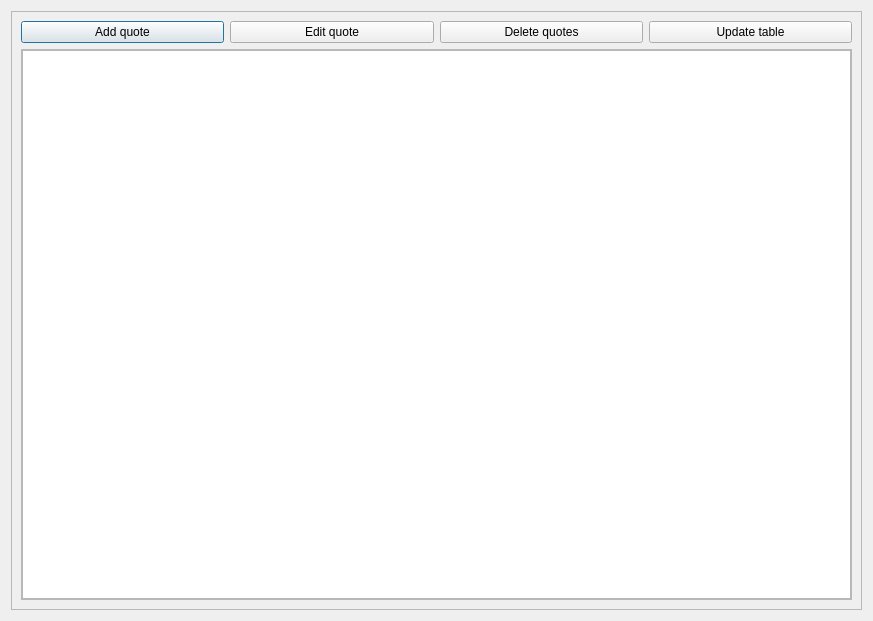
<?xml version="1.0" encoding="UTF-8"?>
<ui version="4.0">
 <class>Dialog</class>
 <widget class="QDialog" name="Dialog">
  <property name="geometry">
   <rect>
    <x>0</x>
    <y>0</y>
    <width>873</width>
    <height>621</height>
   </rect>
  </property>
  <property name="windowTitle">
   <string>Dialog</string>
  </property>
  <layout class="QGridLayout" name="gridLayout_2">
   <item row="0" column="0">
    <widget class="QFrame" name="frame">
     <property name="frameShape">
      <enum>QFrame::StyledPanel</enum>
     </property>
     <property name="frameShadow">
      <enum>QFrame::Raised</enum>
     </property>
     <layout class="QGridLayout" name="gridLayout">
      <item row="0" column="0">
       <widget class="QPushButton" name="addButton">
        <property name="text">
         <string>Add quote</string>
        </property>
       </widget>
      </item>
      <item row="0" column="1">
       <widget class="QPushButton" name="editButton">
        <property name="text">
         <string>Edit quote</string>
        </property>
       </widget>
      </item>
      <item row="0" column="2">
       <widget class="QPushButton" name="deleteButton">
        <property name="cursor">
         <cursorShape>ArrowCursor</cursorShape>
        </property>
        <property name="text">
         <string>Delete quotes</string>
        </property>
       </widget>
      </item>
      <item row="0" column="3">
       <widget class="QPushButton" name="updateButton">
        <property name="cursor">
         <cursorShape>ArrowCursor</cursorShape>
        </property>
        <property name="text">
         <string>Update table</string>
        </property>
       </widget>
      </item>
      <item row="1" column="0" colspan="4">
       <widget class="QScrollArea" name="scrollArea">
        <property name="widgetResizable">
         <bool>true</bool>
        </property>
        <widget class="QWidget" name="scrollAreaWidgetContents">
         <property name="geometry">
          <rect>
           <x>0</x>
           <y>0</y>
           <width>825</width>
           <height>538</height>
          </rect>
         </property>
         <layout class="QGridLayout" name="gridLayout_3">
          <property name="sizeConstraint">
           <enum>QLayout::SetMaximumSize</enum>
          </property>
          <property name="leftMargin">
           <number>0</number>
          </property>
          <property name="topMargin">
           <number>0</number>
          </property>
          <property name="rightMargin">
           <number>0</number>
          </property>
          <property name="bottomMargin">
           <number>0</number>
          </property>
          <property name="spacing">
           <number>5</number>
          </property>
          <item row="0" column="0">
           <widget class="QTableWidget" name="tableWidget">
            <property name="sizePolicy">
             <sizepolicy hsizetype="Expanding" vsizetype="Expanding">
              <horstretch>0</horstretch>
              <verstretch>0</verstretch>
             </sizepolicy>
            </property>
            <attribute name="horizontalHeaderVisible">
             <bool>true</bool>
            </attribute>
            <attribute name="horizontalHeaderCascadingSectionResizes">
             <bool>true</bool>
            </attribute>
            <attribute name="horizontalHeaderDefaultSectionSize">
             <number>400</number>
            </attribute>
            <attribute name="horizontalHeaderHighlightSections">
             <bool>false</bool>
            </attribute>
            <attribute name="horizontalHeaderMinimumSectionSize">
             <number>400</number>
            </attribute>
            <attribute name="verticalHeaderVisible">
             <bool>true</bool>
            </attribute>
            <attribute name="verticalHeaderCascadingSectionResizes">
             <bool>true</bool>
            </attribute>
            <attribute name="verticalHeaderDefaultSectionSize">
             <number>100</number>
            </attribute>
            <attribute name="verticalHeaderHighlightSections">
             <bool>false</bool>
            </attribute>
            <attribute name="verticalHeaderMinimumSectionSize">
             <number>100</number>
            </attribute>
           </widget>
          </item>
         </layout>
        </widget>
       </widget>
      </item>
     </layout>
    </widget>
   </item>
  </layout>
 </widget>
 <resources/>
 <connections/>
</ui>
